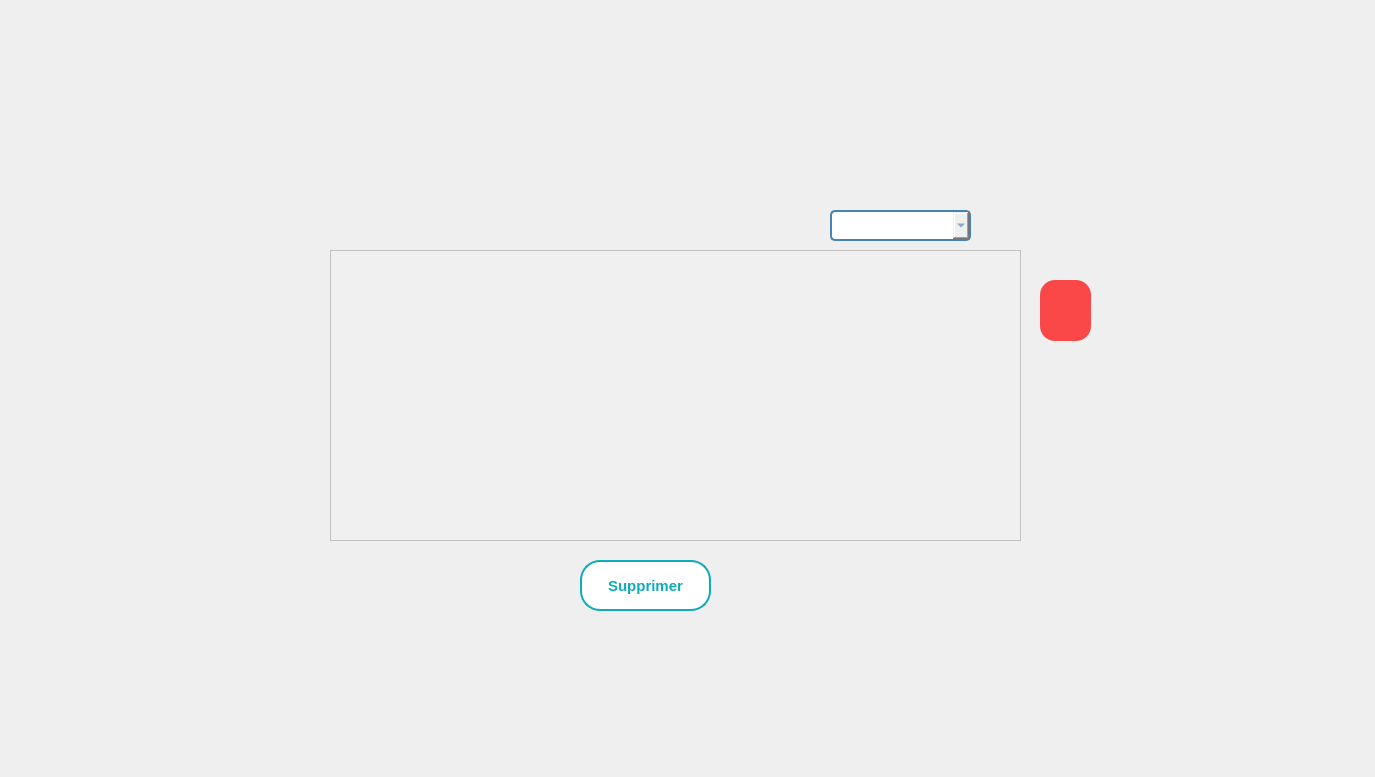
      <widget class="QWidget" name="tab_3">
       <property name="minimumSize">
        <size>
         <width>1366</width>
         <height>768</height>
        </size>
       </property>
       <attribute name="title">
        <string>Afficher</string>
       </attribute>
       <widget class="QLabel" name="label_13">
        <property name="geometry">
         <rect>
          <x>0</x>
          <y>0</y>
          <width>1366</width>
          <height>768</height>
         </rect>
        </property>
        <property name="styleSheet">
         <string notr="true"/>
        </property>
        <property name="text">
         <string/>
        </property>
        <property name="pixmap">
         <pixmap resource="gestion_abonnement/image/image.qrc">:/background_3.png</pixmap>
        </property>
        <property name="scaledContents">
         <bool>true</bool>
        </property>
       </widget>
       <widget class="QPushButton" name="sup_ab">
        <property name="enabled">
         <bool>true</bool>
        </property>
        <property name="geometry">
         <rect>
          <x>580</x>
          <y>560</y>
          <width>131</width>
          <height>51</height>
         </rect>
        </property>
        <property name="font">
         <font>
          <family>Arial</family>
          <pointsize>11</pointsize>
          <weight>75</weight>
          <bold>true</bold>
         </font>
        </property>
        <property name="autoFillBackground">
         <bool>false</bool>
        </property>
        <property name="styleSheet">
         <string notr="true">/* Styles généraux du bouton */
QPushButton {
    background-color: #ffffff; /* Bleu clair pour représenter l'eau */
    border: 2px solid #0EABB8; /* Bordure bleue */
    color: #0EABB8; /* Texte blanc */
    padding: 10px ; /* Espacement intérieur */

    font-weight: bold; /* Police en gras */
    border-radius: 20px; /* Bordure arrondie */
    outline: none; /* Supprime la bordure de focus */
  
    overflow: hidden; /* Cache le contenu débordant */
    transition: background-color 0.3s, color 0.3s; /* Transition des couleurs */
}

/* Style au survol du bouton */
QPushButton:hover {
    background-color: #0EABB8; /* Fond devient blanc */
    color: #ffffff; /* Texte devient bleu clair */
}

/* Style au clic du bouton */
QPushButton:pressed {
    background-color: #0EABB8; /* Bleu foncé lors du clic */
    color: #f8f8f8; /* Texte blanc lors du clic */
}

/* Animation pour le pseudo-élément :after */
QPushButton::after {
    content: ''; /* Contenu vide */
    position: absolute; /* Position absolue */
    width: 100%; /* Largeur à 100% */
    height: 100%; /* Hauteur à 100% */
    background-color: rgba(255, 255, 255, 0.3); /* Fond semi-transparent */
    top: 50%; /* Positionnement au centre vertical */
    left: 50%; /* Positionnement au centre horizontal */
    border-radius: 50%; /* Bordure arrondie */
    transform: translate(-50%, -50%) scale(0); /* Réduit l'échelle à 0 */
    transition: transform 0.5s ease; /* Transition de l'échelle */
}

/* Animation au survol du bouton */
QPushButton:hover::after {
    transform: translate(-50%, -50%) scale(2); /* Augmente l'échelle à 2 */
}
</string>
        </property>
        <property name="text">
         <string>  Supprimer  </string>
        </property>
        <property name="icon">
         <iconset>
          <normaloff>Downloads/anyrgb.com.png</normaloff>Downloads/anyrgb.com.png</iconset>
        </property>
        <property name="autoDefault">
         <bool>true</bool>
        </property>
       </widget>
       <widget class="QTableView" name="tableView_7">
        <property name="geometry">
         <rect>
          <x>330</x>
          <y>250</y>
          <width>691</width>
          <height>291</height>
         </rect>
        </property>
        <property name="styleSheet">
         <string notr="true">QTableView {
    background-color: #f0f0f0; /* Couleur de fond */
    alternate-background-color: #e0e0e0; /* Couleur de fond des lignes alternatives */
    selection-background-color: #c0c0c0; /* Couleur de fond de la sélection */
    selection-color: #ffffff; /* Couleur du texte de la sélection */
    border: 1px solid #c0c0c0; /* Bordure */
}

QTableView::item {
    padding: 5px; /* Espacement du contenu */
}

QTableView::item:selected {
    background-color: #a0a0a0; /* Couleur de fond de l'élément sélectionné */
}

QHeaderView::section {
    background-color: #d0d0d0; /* Couleur de fond de l'en-tête de colonne */
    padding: 5px; /* Espacement du texte */
    border: 1px solid #c0c0c0; /* Bordure */
}

QTableView::indicator {
    width: 50px; /* Largeur de la case à cocher/radio */
    height: 50px; /* Hauteur de la case à cocher/radio */
}
</string>
        </property>
       </widget>
       <widget class="QComboBox" name="choix_combo_ab">
        <property name="geometry">
         <rect>
          <x>830</x>
          <y>210</y>
          <width>141</width>
          <height>31</height>
         </rect>
        </property>
        <property name="font">
         <font>
          <family>Arial</family>
          <pointsize>-1</pointsize>
         </font>
        </property>
        <property name="styleSheet">
         <string notr="true">/* Style général du QComboBox */
QComboBox {
    border: 2px solid #4682B4; /* Bordure bleue */
    border-radius: 5px; /* Coins arrondis */
    padding: 5px; /* Espace intérieur */
    font-size: 13px; /* Taille de la police */
    font-family: &quot;Arial&quot;, sans-serif; /* Police de caractère */
    color: #4682B4; /* Couleur du texte */

}




/* Style des éléments déroulants */
QComboBox QAbstractItemView {
    border: 2px solid #4682B4; /* Bordure bleue */
    border-radius: 5px; /* Coins arrondis */
    font-size: 14px; /* Taille de la police */
    font-family: &quot;Arial&quot;, sans-serif; /* Police de caractère */
    color: #4682B4; /* Couleur du texte */
    background-color: #F0F8FF; /* Couleur de fond */
}

/* Style des éléments déroulants au survol */
QComboBox QAbstractItemView:hover {
    background-color: #87CEEB; /* Couleur de fond bleue au survol */
}
</string>
        </property>
       </widget>
       <widget class="QPushButton" name="recherche_ab_bouton_2">
        <property name="geometry">
         <rect>
          <x>980</x>
          <y>210</y>
          <width>41</width>
          <height>31</height>
         </rect>
        </property>
        <property name="styleSheet">
         <string notr="true">QPushButton {
    background-color: transparent; /* Bleu clair pour représenter l'eau */
    border: transparent; /* Bordure bleue */



}</string>
        </property>
        <property name="text">
         <string/>
        </property>
        <property name="icon">
         <iconset resource="gestion_abonnement/image/image.qrc">
          <normaloff>:/search-512.webp</normaloff>:/search-512.webp</iconset>
        </property>
        <property name="iconSize">
         <size>
          <width>25</width>
          <height>25</height>
         </size>
        </property>
       </widget>
       <widget class="QPushButton" name="refresh_ab">
        <property name="geometry">
         <rect>
          <x>270</x>
          <y>370</y>
          <width>41</width>
          <height>41</height>
         </rect>
        </property>
        <property name="styleSheet">
         <string notr="true">QPushButton {
    background-color: transparent; /* Bleu clair pour représenter l'eau */
    border: transparent; /* Bordure bleue */



}</string>
        </property>
        <property name="text">
         <string/>
        </property>
        <property name="icon">
         <iconset resource="gestion_abonnement/image/image.qrc">
          <normaloff>:/refresh-button_61444.png</normaloff>:/refresh-button_61444.png</iconset>
        </property>
        <property name="iconSize">
         <size>
          <width>25</width>
          <height>25</height>
         </size>
        </property>
       </widget>
       <widget class="QPushButton" name="pdf_ab">
        <property name="geometry">
         <rect>
          <x>1040</x>
          <y>280</y>
          <width>51</width>
          <height>61</height>
         </rect>
        </property>
        <property name="styleSheet">
         <string notr="true">/* Style général du QPushButton */
QPushButton {
    border: none; /* Pas de bordure */
    border-radius: 15px; /* Coins arrondis */
    padding: 10px; /* Espace intérieur */
    font-size: 16px; /* Taille de la police */
    font-family: &quot;Arial&quot;, sans-serif; /* Police de caractère */
    color: #FFFFFF; /* Couleur du texte */
    background-color: rgba(255, 0, 0, 0.7); /* Couleur de fond rouge transparente */
    transition: background-color 0.5s, opacity 0.5s; /* Transition pour la couleur de fond et l'opacité */
}

/* Style de l'icône */
QPushButton::icon {
    width: 50px; /* Largeur de l'icône */
    height: 50px; /* Hauteur de l'icône */
    margin-right: 10px; /* Marge à droite de l'icône */
    border: 2px solid red; /* Bordure rouge autour de l'icône */
}

/* Style lorsque le bouton est survolé */
QPushButton:hover {
    background-color: rgba(255, 0, 0, 0.9); /* Couleur de fond rouge transparente plus foncée au survol */
}

/* Style lorsque le bouton est enfoncé */
QPushButton:pressed {
    background-color: rgba(255, 0, 0, 1); /* Couleur de fond rouge transparente pleine lorsqu'enfoncé */
    opacity: 1; /* Réduire légèrement l'opacité lors de l'enfoncement */
}
</string>
        </property>
        <property name="text">
         <string/>
        </property>
        <property name="icon">
         <iconset resource="gestion_abonnement/image/image.qrc">
          <normaloff>:/pdf.png</normaloff>:/pdf.png</iconset>
        </property>
        <property name="iconSize">
         <size>
          <width>50</width>
          <height>50</height>
         </size>
        </property>
       </widget>
       <widget class="QPushButton" name="stat_abonnement_2">
        <property name="geometry">
         <rect>
          <x>1030</x>
          <y>380</y>
          <width>71</width>
          <height>71</height>
         </rect>
        </property>
        <property name="styleSheet">
         <string notr="true">QPushButton {
    background-color: transparent; /* Bleu clair pour représenter l'eau */
    border: transparent; /* Bordure bleue */



}</string>
        </property>
        <property name="text">
         <string/>
        </property>
        <property name="icon">
         <iconset resource="gestion_abonnement/image/image.qrc">
          <normaloff>:/stat.png</normaloff>:/stat.png</iconset>
        </property>
        <property name="iconSize">
         <size>
          <width>100</width>
          <height>100</height>
         </size>
        </property>
       </widget>
      </widget>
